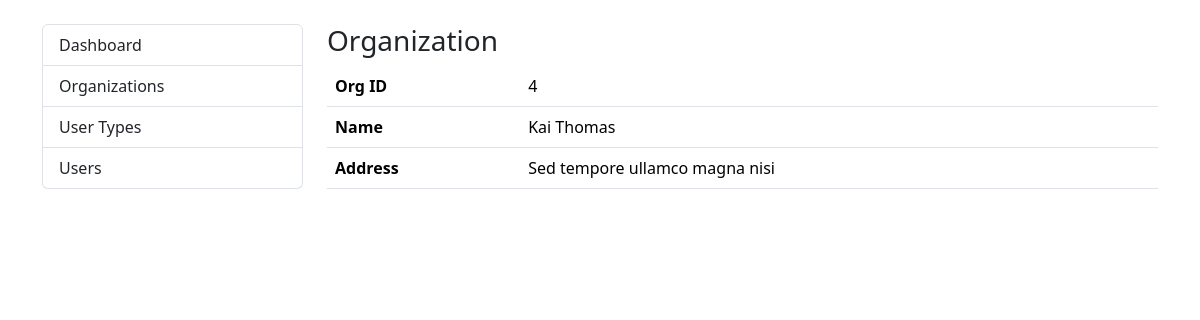
Page /organizations/detail/4 (signed in) on the committed database.
### finance/models.py (models this page shows, shortened)
class Organization(models.Model):
    id = models.AutoField(primary_key=True)
    name = models.CharField(max_length=60)
    address = models.CharField(max_length=60, blank=True, null=True)
    user = models.ManyToManyField(User)
    usertype = models.ForeignKey(UserType, on_delete=models.CASCADE, blank=True, null=True)
    class Meta:
        db_table = 'organization'

### finance/views.py (the view)
# urls.py: path('organizations/detail/<int:pk>', OrganizationDetailView.as_view(), name='organization_detail'),
class OrganizationDetailView(LoginRequiredMixin, DetailView):
    template_name = 'organization_detail.html'
    model = Organization
    context_object_name = 'org'

### templates/organization_detail.html (shortened to what this page needs)
{% load static %}
<!doctype html>
<html lang="en">
<head>
    <link href="https://cdn.jsdelivr.net/npm/bootstrap@5.3.3/dist/css/bootstrap.min.css" rel="stylesheet"
>
</head>
<body>
<main>
    <div class="container mt-4">
        <div class="row">
            <div class="col-md-3">
                <ul class="list-group">
                    <li class="list-group-item">Dashboard</li>
                    <li class="list-group-item">Organizations</li>
                    <li class="list-group-item">User Types</li>
                    <li class="list-group-item">Users</li>
                </ul>
            </div>
            <div class="col-md-9">
                <div class="row">
                    <div class="col-md-12">
                        <h3>Organization</h3>
                    </div>
                </div>
                <div class="row">
                    <div class="col-md-12">
                        <table class="table">
                            <tbody>
                                <tr>
                                    <th scope="row">Org ID</th>
                                    <td>{{ org.id }}</td>
                                </tr>
                                <tr>
                                    <th scope="row">Name</th>
                                    <td>{{ org.name }}</td>
                                </tr>
                                <tr>
                                    <th scope="row">Address</th>
                                    <td>{{ org.address }}</td>
                                </tr>
                            </tbody>
                        </table>
                    </div>
                </div>
            </div>
        </div>
    </div>
</main>
</body>
</html>

### rows in the picture
Organization: id "4", name "Kai Thomas", address "Sed tempore ullamco magna nisi"
